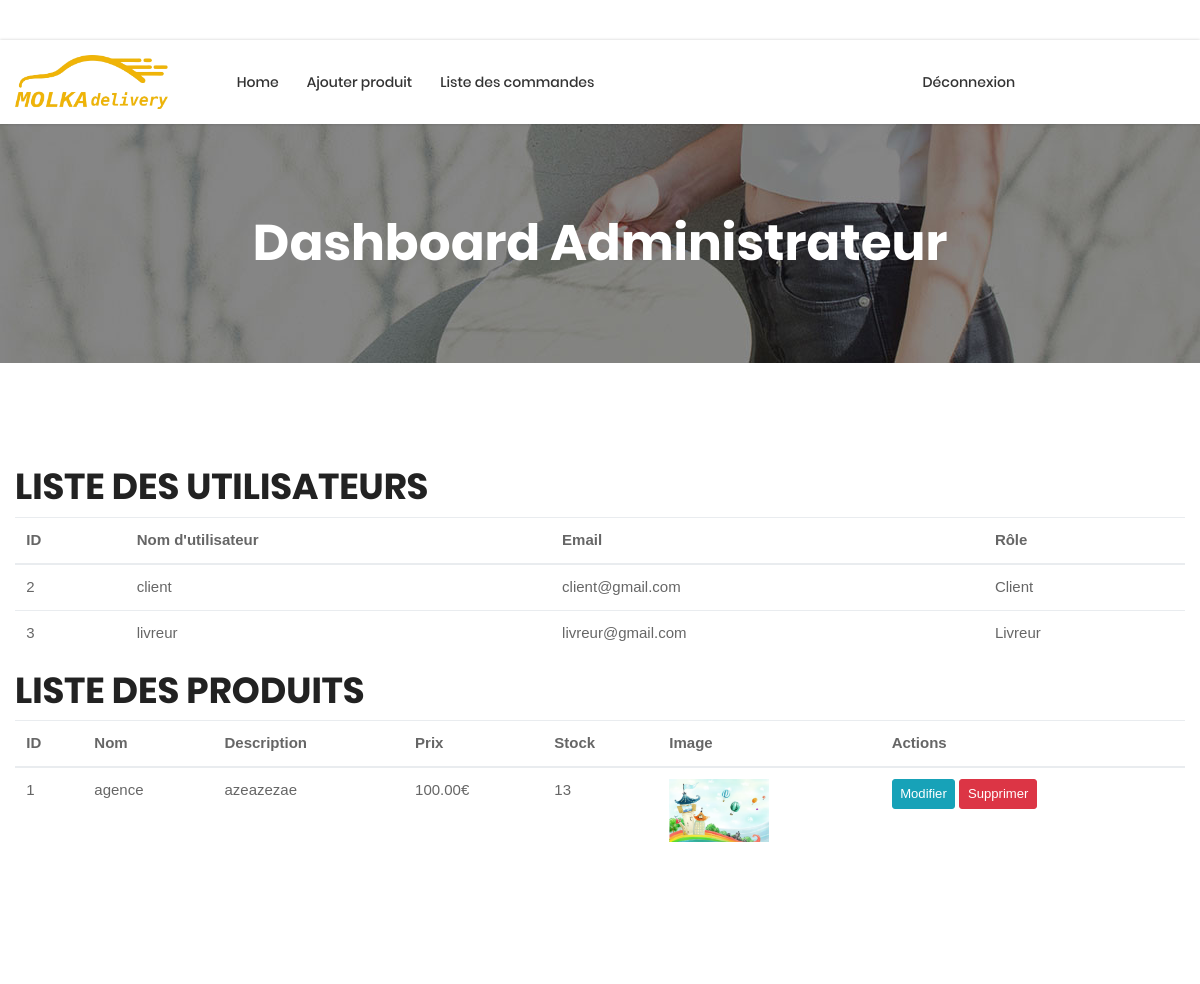
Before: /accounts/admin/dashboard/ (signed in) with the older database file.
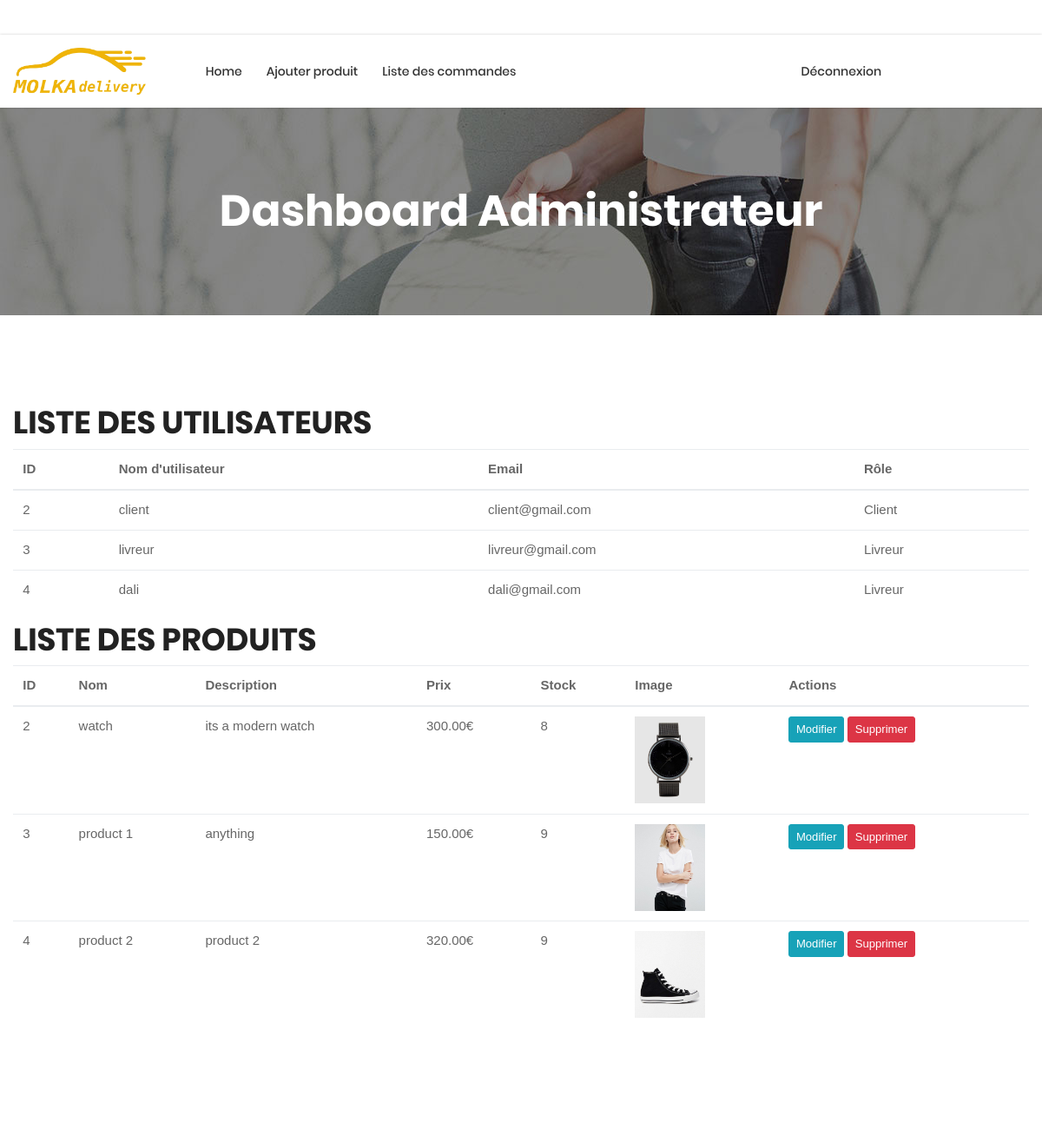
After: the same page with the newer database file.
### accounts/models.py (models this page shows, shortened)
class CustomUser(AbstractUser):
    ROLE_CHOICES = (
        ('client', 'Client'),
        ('livreur', 'Livreur'),
        ('admin', 'Admin'),
    )
    role = models.CharField(max_length=10, choices=ROLE_CHOICES, default='client')

class Product(models.Model):
    name = models.CharField(max_length=100)
    description = models.TextField()
    price = models.DecimalField(max_digits=10, decimal_places=2)
    stock = models.PositiveIntegerField()
    image = models.ImageField(upload_to='products/', blank=True, null=True)

### accounts/views.py (the view)
# urls.py: path('admin/dashboard/', views.admin_dashboard, name='admin_dashboard'),
@login_required
def admin_dashboard(request):
    if request.user.role != 'admin':
        return redirect('login')
    users = CustomUser.objects.filter(role__in=['client', 'livreur'])
    products = Product.objects.all()
    return render(request, 'accounts/admin_dashboard.html', {'users': users, 'products': products})

### accounts/templates/accounts/admin_dashboard.html (shortened to what this page needs)
{% load static %}
<!DOCTYPE html>
<html lang="en">
<head>
    <link rel="stylesheet" href="{% static 'vendor/bootstrap/css/bootstrap.min.css' %}">
    <link rel="stylesheet" href="{% static 'css/main.css' %}">
    <link rel="stylesheet" href="{% static 'css/util.css' %}">
    <link rel="stylesheet" href="{% static 'vendor/font-awesome-4.7.0/css/font-awesome.min.css' %}">
</head>
<body>
    <header class="header-v4">
        <div class="container-menu-desktop">
            <div class="wrap-menu-desktop how-shadow1">
                <nav class="limiter-menu-desktop container">
                    <a href="#" class="logo">
                        <img src="{% static 'images/icons/logo.png' %}" alt="IMG-LOGO">
                    </a>
                    <div class="menu-desktop">
                        <ul class="main-menu">
                            <li><a href="{% url 'admin_dashboard' %}">Home</a></li>
                            <li><a href="{% url 'admin_add_product' %}">Ajouter produit</a></li>
                            <li><a href="{% url 'admin_orders' %}">Liste des commandes</a></li>
                            <li><a href="{% url 'logout' %}" style="margin-left: 300px;">Déconnexion</a></li>
                        </ul>
                    </div>
                </nav>
            </div>
        </div>
    </header>
    <section class="bg-img1 txt-center p-lr-15 p-tb-92" style="background-image: url('{% static 'images/bg-01.jpg' %}');">
        <h2 class="ltext-105 cl0 txt-center">Dashboard Administrateur</h2>
    </section>
    <section class="bg0 p-t-104 p-b-116">
        <div class="container">
            <div class="p-b-10">
                <h3 class="ltext-103 cl5">
                    Liste des utilisateurs
                </h3>
            </div>
            <table class="table">
                <thead>
                    <tr>
                        <th>ID</th>
                        <th>Nom d'utilisateur</th>
                        <th>Email</th>
                        <th>Rôle</th>
                    </tr>
                </thead>
                <tbody>
                    {% for user in users %}
                        <tr>
                            <td>{{ user.id }}</td>
                            <td>{{ user.username }}</td>
                            <td>{{ user.email }}</td>
                            <td>{{ user.get_role_display }}</td>
                        </tr>
                    {% endfor %}
                </tbody>
            </table>
            <div class="p-b-10">
                <h3 class="ltext-103 cl5">
                    Liste des produits
                </h3>
            </div>
            <table class="table">
                <thead>
                    <tr>
                        <th>ID</th>
                        <th>Nom</th>
                        <th>Description</th>
                        <th>Prix</th>
                        <th>Stock</th>
                        <th>Image</th>
                        <th>Actions</th>
                    </tr>
                </thead>
                <tbody>
                    {% for product in products %}
                        <tr>
                            <td>{{ product.id }}</td>
                            <td>{{ product.name }}</td>
                            <td>{{ product.description|truncatechars:50 }}</td>
                            <td>{{ product.price }}€</td>
                            <td>{{ product.stock }}</td>
                            <td>
                                {% if product.image %}
                                    <img src="{{ product.image.url }}" alt="{{ product.name }}" style="max-width: 100px; max-height: 100px;">
                                {% else %}
                                    No image
                                {% endif %}
                            </td>
                            <td>
                                <a href="{% url 'edit_product' product.id %}" class="btn btn-sm btn-info">Modifier</a>
                                <a href="{% url 'delete_product' product.id %}" class="btn btn-sm btn-danger">Supprimer</a>
                            </td>
                        </tr>
                    {% endfor %}
                </tbody>
            </table>
        </div>
    </section>
</body>
</html>

### static/css/main.css (style rules this page uses)
.container { max-width: 1380px; }
@media (max-width: 1600px) { .container { max-width: 1200px; } }
.container-menu-desktop { height: auto; width: 100%; position: relative; -webkit-transition: all 0.3s; -o-transition: all 0.3s; -moz-transition: all 0.3s; transition: all 0.3s; }
.header-v4 .container-menu-desktop { height: 124px; }
.wrap-menu-desktop { position: fixed; z-index: 1100; background-color: transparent; width: 100%; height: 84px; top: 40px; left: 0px; -webkit-transition: height 0.3s, background-color 0.3s; -o-transition: height 0.3s, background-color 0.3s; -moz-transition: height 0.3s, background-color 0.3s; transition: height 0.3s, background-color 0.3s; }
.header-v4 .wrap-menu-desktop { background-color: #fff; }
.limiter-menu-desktop { height: 100%; display: -webkit-box; display: -webkit-flex; display: -moz-box; display: -ms-flexbox; display: flex; align-items: center; background-color: transparent; }
.logo { display: -webkit-box; display: -webkit-flex; display: -moz-box; display: -ms-flexbox; display: flex; align-items: center; height: 65%; margin-right: 55px; }
.logo img { max-width: 100%; max-height: 100%; }
.menu-desktop { display: -webkit-box; display: -webkit-flex; display: -moz-box; display: -ms-flexbox; display: flex; align-items: center; height: 100%; }
.main-menu { list-style-type: none; margin: 0; display: -webkit-box; display: -webkit-flex; display: -moz-box; display: -ms-flexbox; display: flex; align-items: center; }
.main-menu > li { display: block; position: relative; padding: 20px 10px 20px 0px; margin: 0px 4px 0px 14px; }
.main-menu > li > a { font-family: Poppins-Medium; font-size: 14px; color: #333; padding: 5px 0px; transition: all 0.4s; -webkit-transition: all 0.4s; -o-transition: all 0.4s; -moz-transition: all 0.4s; }
.cl0 { color: #fff; }
.cl5 { color: #222; }
.ltext-103 { font-family: Poppins-Bold; font-size: 36px; line-height: 1.1; text-transform: uppercase; }
.ltext-105 { font-family: Poppins-Bold; font-size: 50px; line-height: 1.1; }
.bg0 { background-color: #fff; }
.bg-img1 { background-size: cover; background-position: center center; background-repeat: no-repeat; }
.how-shadow1 { box-shadow: 0 0px 3px 0px rgba(0,0,0,0.2); -moz-box-shadow: 0 0px 3px 0px rgba(0,0,0,0.2); -webkit-box-shadow: 0 0px 3px 0px rgba(0,0,0,0.2); -o-box-shadow: 0 0px 3px 0px rgba(0,0,0,0.2); -ms-box-shadow: 0 0px 3px 0px rgba(0,0,0,0.2); }

Changed rows visible on the page:
removed Product: id "1", name "agence", description "azeazezae", price "100.00", stock "13", image (picture)
added CustomUser: id "4", username "dali", email "dali@gmail.com", role "Livreur"
added Product: id "2", name "watch", description "its a modern watch", price "300.00", stock "8", image (picture)
added Product: id "3", name "product 1", description "anything", price "150.00", stock "9", image (picture)
added Product: id "4", name "product 2", description "product 2", price "320.00", stock "9", image (picture)
